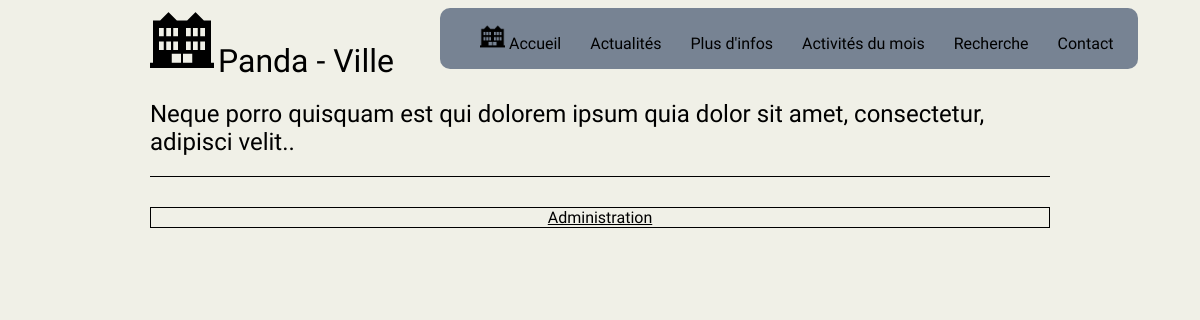
Before: /news.php with the older database file.
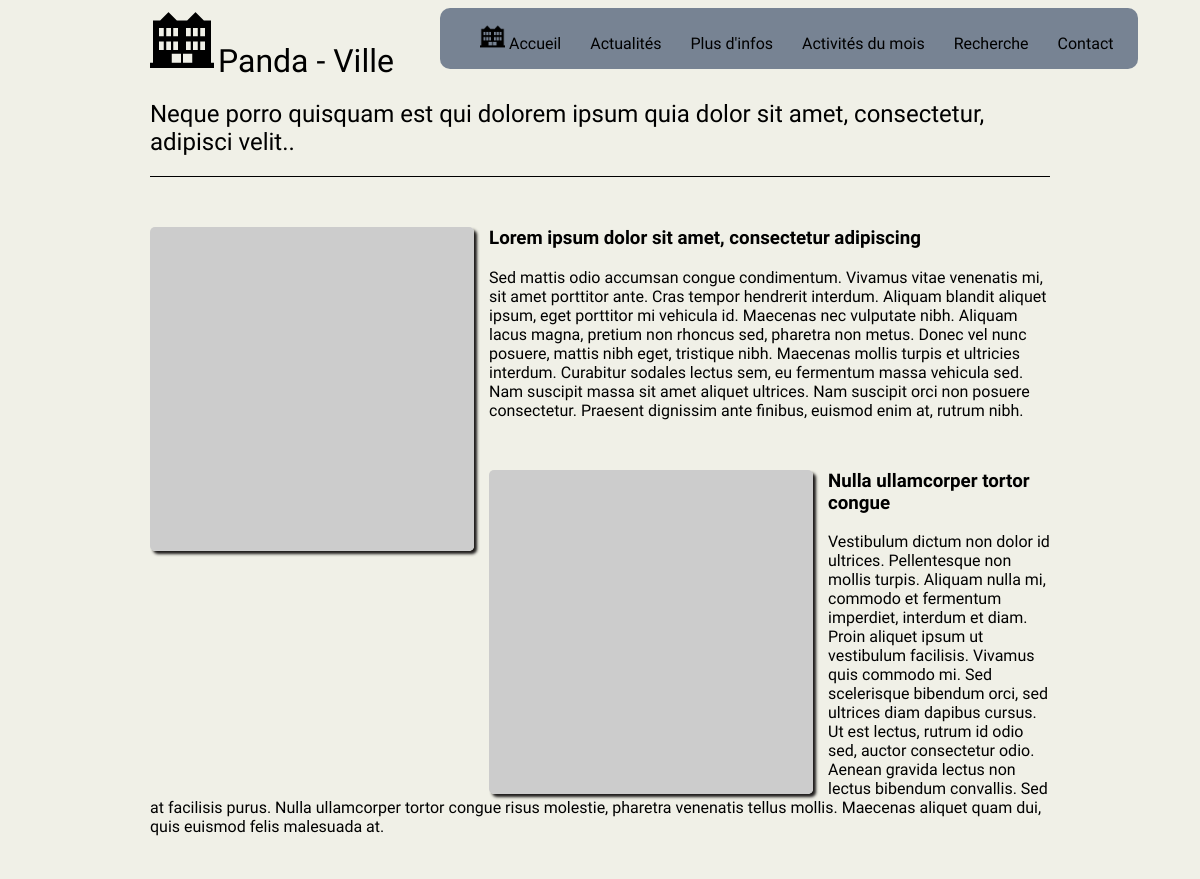
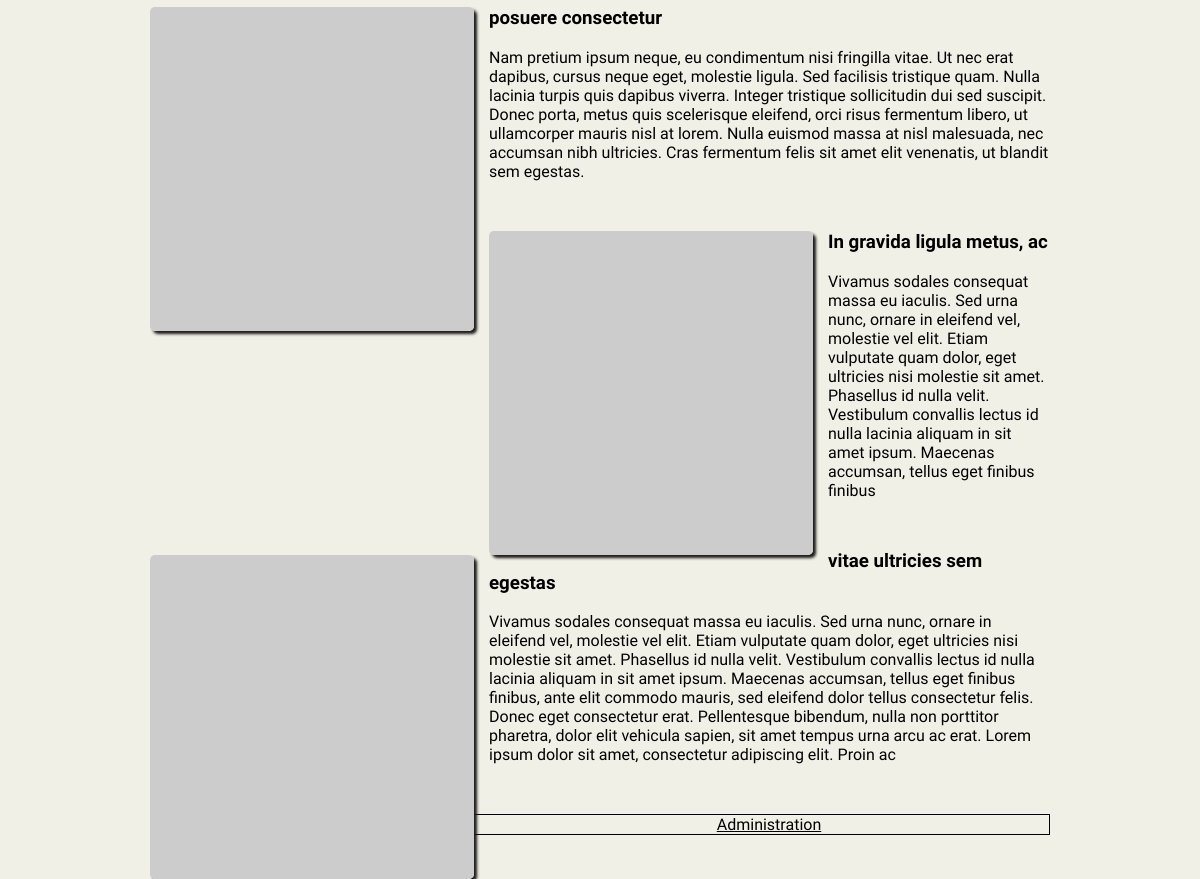
After: the same page with the newer database file (2 pictures, top to bottom).
### tables this page shows
CREATE TABLE IF NOT EXISTS `news` (
  `id` int(11) NOT NULL AUTO_INCREMENT,
  `title` varchar(255) NOT NULL,
  `content` text NOT NULL,
  `image` varchar(255) NOT NULL,
  PRIMARY KEY (`id`)
);

### news.php (the view, shortened to what this page needs)
<!DOCTYPE html>
<html lang="en">
<head>
    <link rel="stylesheet" href="style.css"/>
</head>
<body>
<div id="block_body">
    <?php include('header.php'); ?>
    <section id="news">
        <?php
        $bdd = new PDO('mysql:host=localhost;dbname=myonlinetown;charset=utf8', 'root', '');
        $bdd->setAttribute(PDO::ATTR_ERRMODE, PDO::ERRMODE_EXCEPTION);
        $req = $bdd->prepare('SELECT id, title, content, image FROM news');
        $req->execute();
        $result = $req->fetchAll();
        foreach ($result as $news) {
        ?>
        <article>
            <img src="<?php echo $news['image']; ?>" alt="news<?php echo $news['id']; ?>">
            <h1><?php echo $news['title']; ?></h1>
            <p><?php echo $news['content']; ?></p>
        </article>
            <?php
        }
        ?>
    </section>
    <footer>
        <a href="#">Administration</a>
    </footer>
</div>
</body>
</html>

Changed rows visible on the page:
added news: title "Lorem ipsum dolor sit amet, consectetur adipiscing", content "Sed mattis odio accumsan congue condimentum. Vivamus vitae venenatis mi, sit amet porttitor ante. Cras tempor hendrerit interdum. Aliquam blandit aliquet ipsum, eget porttitor mi vehicula id. Maecenas nec vulputate nibh. Aliquam lacus magna, pretium non rhoncus sed, pharetra non metus. Donec vel nunc posuere, mattis nibh eget, tristique nibh. Maecenas mollis turpis et ultricies interdum. Curabitur sodales lectus sem, eu fermentum massa vehicula sed. Nam suscipit massa sit amet aliquet ultrices. Nam suscipit orci non posuere consectetur. Praesent dignissim ante finibus, euismod enim at, rutrum nibh."
added news: title "Nulla ullamcorper tortor congue", content "Vestibulum dictum non dolor id ultrices. Pellentesque non mollis turpis. Aliquam nulla mi, commodo et fermentum imperdiet, interdum et diam. Proin aliquet ipsum ut vestibulum facilisis. Vivamus quis commodo mi. Sed scelerisque bibendum orci, sed ultrices diam dapibus cursus. Ut est lectus, rutrum id odio sed, auctor consectetur odio. Aenean gravida lectus non lectus bibendum convallis. Sed at facilisis purus. Nulla ullamcorper tortor congue risus molestie, pharetra venenatis tellus mollis. Maecenas aliquet quam dui, quis euismod felis malesuada at."
added news: title "posuere consectetur", content "Nam pretium ipsum neque, eu condimentum nisi fringilla vitae. Ut nec erat dapibus, cursus neque eget, molestie ligula. Sed facilisis tristique quam. Nulla lacinia turpis quis dapibus viverra. Integer tristique sollicitudin dui sed suscipit. Donec porta, metus quis scelerisque eleifend, orci risus fermentum libero, ut ullamcorper mauris nisl at lorem. Nulla euismod massa at nisl malesuada, nec accumsan nibh ultricies. Cras fermentum felis sit amet elit venenatis, ut blandit sem egestas."
added news: title "In gravida ligula metus, ac", content "Vivamus sodales consequat massa eu iaculis. Sed urna nunc, ornare in eleifend vel, molestie vel elit. Etiam vulputate quam dolor, eget ultricies nisi molestie sit amet. Phasellus id nulla velit. Vestibulum convallis lectus id nulla lacinia aliquam in sit amet ipsum. Maecenas accumsan, tellus eget finibus finibus"
added news: title "vitae ultricies sem egestas", content "Vivamus sodales consequat massa eu iaculis. Sed urna nunc, ornare in eleifend vel, molestie vel elit. Etiam vulputate quam dolor, eget ultricies nisi molestie sit amet. Phasellus id nulla velit. Vestibulum convallis lectus id nulla lacinia aliquam in sit amet ipsum. Maecenas accumsan, tellus eget finibus finibus, ante elit commodo mauris, sed eleifend dolor tellus consectetur felis. Donec eget consectetur erat. Pellentesque bibendum, nulla non porttitor pharetra, dolor elit vehicula sapien, sit amet tempus urna arcu ac erat. Lorem ipsum dolor sit amet, consectetur adipiscing elit. Proin ac"
